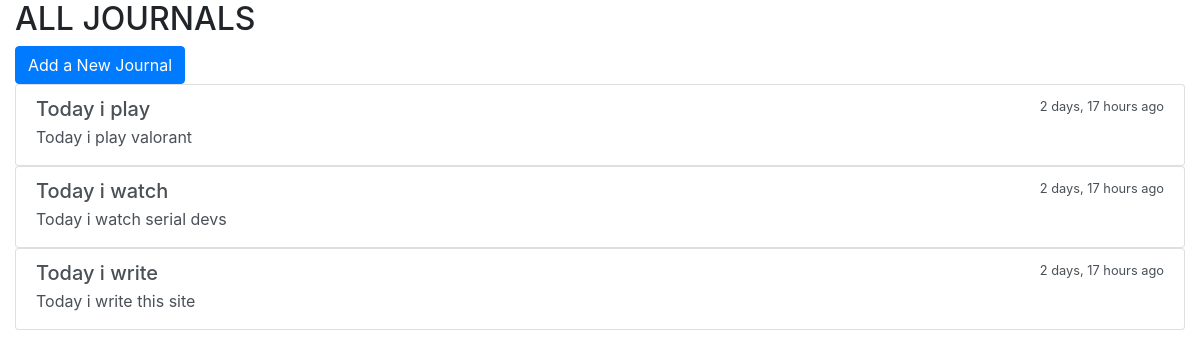
/journal/list, run on the app's committed database.
### journal/models.py (models this page shows, shortened)
class Journal(models.Model):
	title = models.CharField(max_length=100, blank=False)
	description = models.TextField()
	data_created = models.DateTimeField(auto_now_add=True)
	class Meta:
		ordering = ['data_created']

### journal/views.py (the view)
# urls.py: path('journal/list', views.JournalListView.as_view(), name="journallist"),
class JournalListView(ListView):
	model = Journal
	template_name = "journal/journal_list.html"
	context_object_name = "journal_list"

### journal/templates/journal/journal_list.html
{% extends "journal/base.html" %}
{% load humanize %}
{% block content %}
	<h2>ALL JOURNALS</h2>
	<a href="{% url 'createjournal'%}"><button class="btn btn-primary" type="submit">Add a New Journal</button></a>
	{% for journal in journal_list %}
		<div class="list-group">
			<a href="{% url 'updatejournal' journal.id %}" class="list-group-item list-group-item-action flex-column align-items-start">
				<div class="d-flex w-100 justify-content-between">
					<h5 class="mb-1">{{ journal.title }}</h5>
					<small>{{ journal.data_created|naturaltime}}</small>
				</div>
				<p class="mb-1">{{ journal.description|truncatewords:120 }}</p>
			</a>
		</div>
	{% endfor %}
{% endblock %}

### journal/templates/journal/base.html (shortened to what this page needs)
<!DOCTYPE html>
<html lang="en">
   <head>
      <link rel="stylesheet" href="https://cdn.jsdelivr.net/npm/bootstrap@4.5.3/dist/css/bootstrap.min.css">
   </head>
   <body>
      <div class="container-fluid">
         <div class="row">
            <div class="col-sm-12 ">
               {% block content %}{% endblock %}
            </div>
         </div>
      </div>
   </body>
</html>

### data on the page
Journal: title "Today i play", data_created "2 days, 17 hours ago", description "Today i play valorant"
Journal: title "Today i watch", data_created "2 days, 17 hours ago", description "Today i watch serial devs"
Journal: title "Today i write", data_created "2 days, 17 hours ago", description "Today i write this site"
